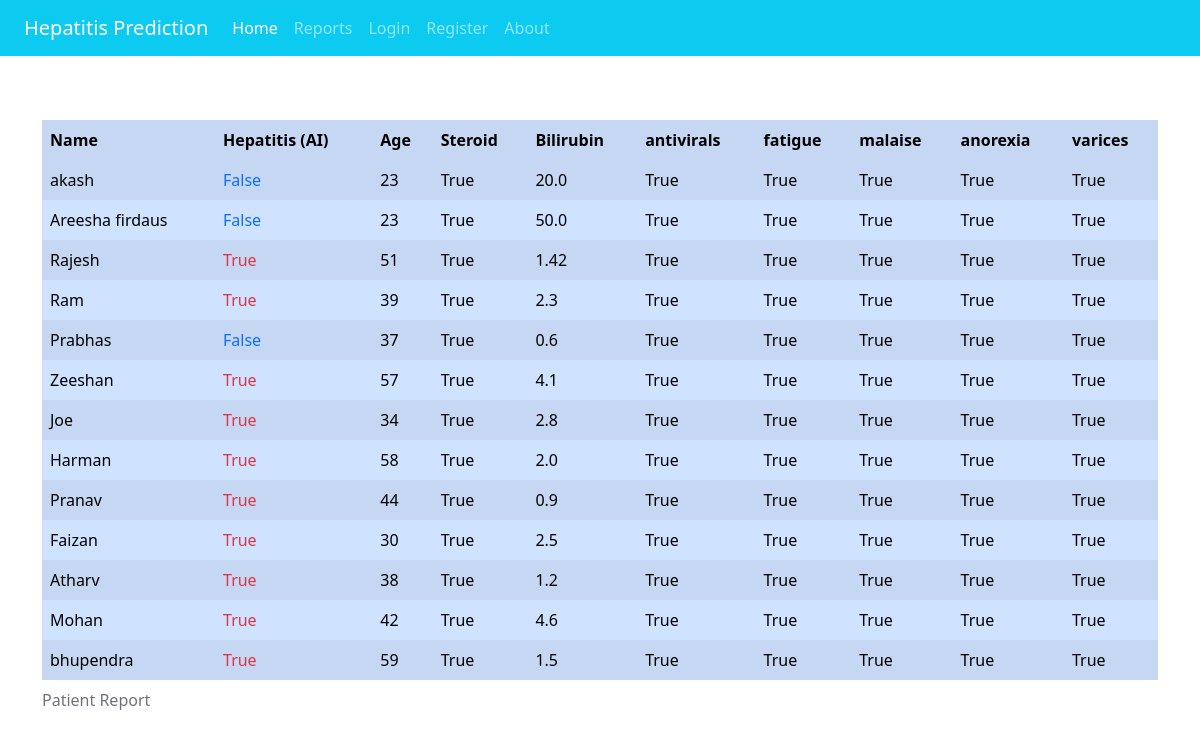
The page /report on the database as committed earlier.
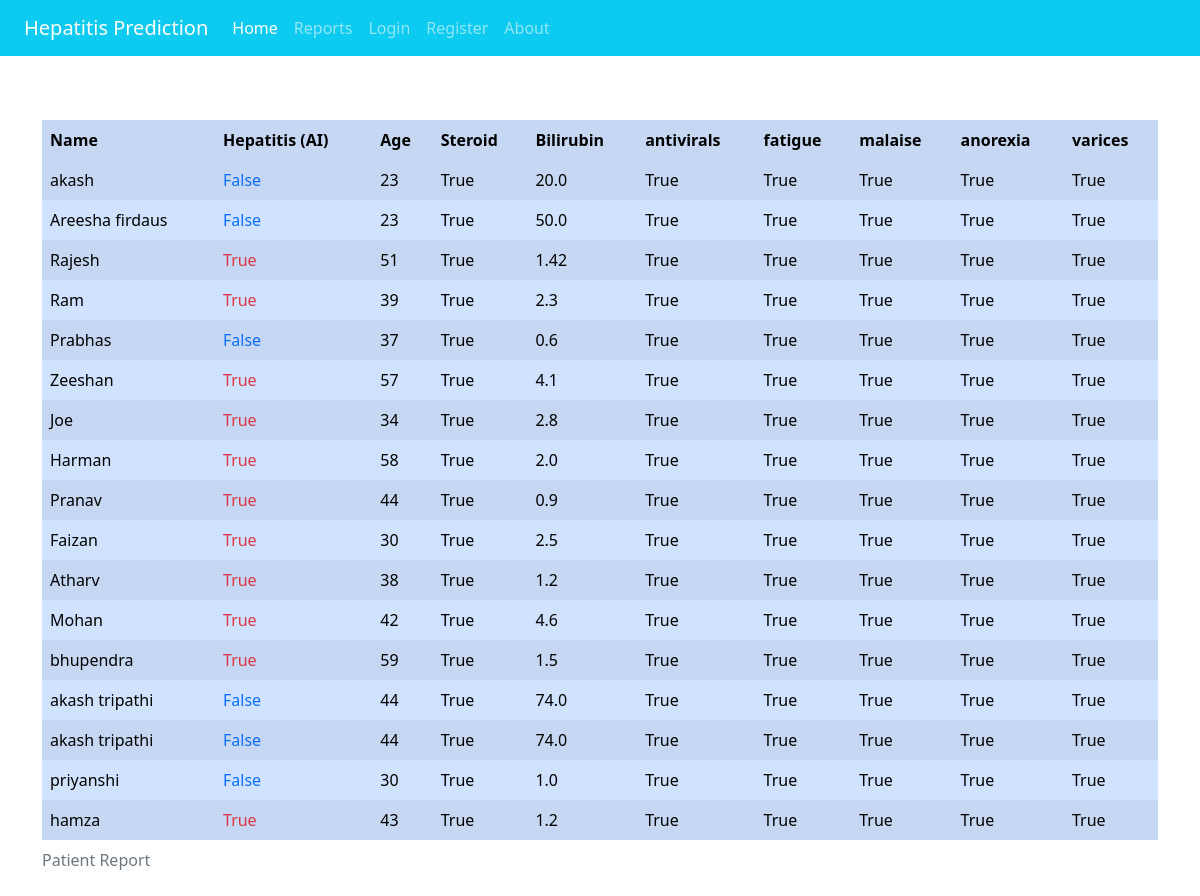
The same page on the database as committed later.
### project_orm.py (models this page shows, shortened)
class Patient(Base):
    __tablename__ = 'patients'
    id = Column (Integer, primary_key=True)
    name = Column(String(50))
    age=Column(Integer)
    is_hepatitis = Column(Boolean, default=False)
    steroid=Column(Boolean,default=False)
    antivirals=Column(Boolean,default=False)
    fatigue=Column(Boolean,default=False)
    malaise=Column(Boolean,default= False)
    anorexia=Column(Boolean,default=False)
    is_liver_big=Column(Boolean,default=False)
    is_liver_firm=Column(Boolean,default=False)
    spleen=Column(Boolean,default=False)
    spiders=Column(Boolean,default=False)
    iascites=Column(Boolean,default=False)
    varices=Column(Boolean,default=False)
    bilirubin=Column(Float)
    alk_phosphate=Column(Float)
    sgot=Column(Float)
    albumin=Column(Float)
    protime=Column(Float)
    histology=Column(Boolean,default=False)

### app.py (the view)
@app.route('/report')
def reports():
    patients = get_db().query(Patient).all()
    return render_template('report.html', patients=patients)

### app.py (called while the page is built)
def get_db():
    engine = create_engine('sqlite:///project_db.sqlite3')
    Session = scoped_session(sessionmaker(bind=engine))
    return Session()

### templates/report.html (shortened to what this page needs)
{% extends 'base.html' %}
{% block body %}
<div class="container vh-150 " >
    <div class="row">
        <div class="col-sm-12 col-md-12" style="margin-top: 4rem;">
            <div class="table-responsive">
                <table class="table table-striped
                table-hover
                table-borderless
                table-primary
                align-middle">
                <thead class="table-light">
                    <caption>Patient Report</caption>
                    <tr>
                        <th>Name</th>
                        <th>Hepatitis (AI)</th>
                        <th>Age</th>
                        <th>Steroid</th>
                        <th>Bilirubin</th>
                        <th>antivirals</th>
                        <th>fatigue</th>
                        <th>malaise</th>
                        <th>anorexia</th>
                        <th>varices</th>
                    </tr>
                </thead>
                <tbody class="table-group-divider">
                    {% for p in patients %}
                    <tr class="table-primary" >
                        <td scope="row">{{p.name}}</td>
                        <td>
                            {% if p.is_hepatitis %}
                            <span class="text-danger">
                                {{p.is_hepatitis}}
                            </span>
                            {% else %}
                            <span class="text-primary">
                                {{p.is_hepatitis}}
                            </span>
                            {% endif %}
                        </td>
                        <td>{{p.age}}</td>
                        <td>{{p.steroid}}</td>
                        <td>{{p.bilirubin}}</td>
                        <td>{{p.antivirals}}</td>
                        <td>{{p.fatigue}}</td>
                        <td>{{p.malaise}}</td>
                        <td>{{p.anorexia}}</td>
                        <td>{{p.varices}}</td>
                    </tr>
                    {% endfor %}
                </tbody>
            </table>
        </div>
    </div>
</div>
</div>
{% endblock %}

### templates/base.html (shortened to what this page needs)
<!doctype html>
<html lang="en">
<head>
    <link href="https://cdn.jsdelivr.net/npm/bootstrap@5.2.1/dist/css/bootstrap.min.css" rel="stylesheet"
>
    <link rel="stylesheet" href="https://use.fontawesome.com/releases/v5.1.1/css/all.css">
</head>
<body>
    <header class="">
       <nav class="navbar navbar-expand-lg navbar-dark bg-info px-4">
           <a class="navbar-brand" href="#">Hepatitis Prediction</a>
           <div class="collapse navbar-collapse" id="collapsibleNavId">
               <ul class="navbar-nav me-auto mt-2 mt-lg-0">
                   <li class="nav-item">
                       <a class="nav-link active" href="/home" aria-current="page">Home <span class="visually-hidden">(current)</span></a>
                   </li>
                   <li class="nav-item">
                       <a class="nav-link" href="/report" id="login-link">Reports</a>
                   </li>
                   <li class="nav-item">
                       <a class="nav-link" href="/" id="login-link">Login</a>
                   </li>
                   <li class="nav-item">
                       <a class="nav-link" href="/signup" id="register-link">Register</a>
                   </li>
                   <li class="nav-item">
                    <a class="nav-link" href="/about" id="register-link">About</a>
                </li>
               </ul>
           </div>
       </nav>
    </header>
    <main>
        {% block body %}{% endblock %}
    </main>
</body>
</html>

### templates/report.html (style rules this page uses)
body { background-image: url('/static/images/virus.jpg.crdownload'); background-repeat: no-repeat; background-position:center; background-size: cover; }

Rows that differ between the two databases and show on the page:
added Patient: name "akash tripathi", is_hepatitis "False", age "44", steroid "True", bilirubin "74.0", antivirals "True", fatigue "True", malaise "True", anorexia "True", varices "True"
added Patient: name "akash tripathi", is_hepatitis "False", age "44", steroid "True", bilirubin "74.0", antivirals "True", fatigue "True", malaise "True", anorexia "True", varices "True"
added Patient: name "priyanshi", is_hepatitis "False", age "30", steroid "True", bilirubin "1.0", antivirals "True", fatigue "True", malaise "True", anorexia "True", varices "True"
added Patient: name "hamza", is_hepatitis "True", age "43", steroid "True", bilirubin "1.2", antivirals "True", fatigue "True", malaise "True", anorexia "True", varices "True"
